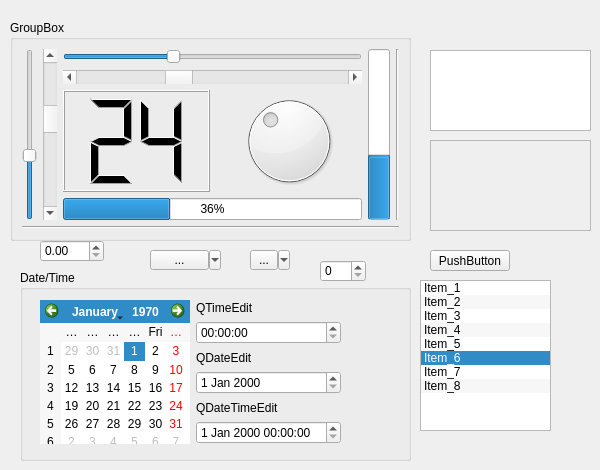
      <widget class="QWidget" name="tab_2">
       <attribute name="icon">
        <iconset resource="../qsscreator.qrc">
         <normaloff>:/res/qss_recent.png</normaloff>:/res/qss_recent.png</iconset>
       </attribute>
       <attribute name="title">
        <string>Tab 2</string>
       </attribute>
       <widget class="QSpinBox" name="spinBox">
        <property name="geometry">
         <rect>
          <x>320</x>
          <y>260</y>
          <width>46</width>
          <height>22</height>
         </rect>
        </property>
       </widget>
       <widget class="QDoubleSpinBox" name="doubleSpinBox">
        <property name="geometry">
         <rect>
          <x>40</x>
          <y>240</y>
          <width>64</width>
          <height>22</height>
         </rect>
        </property>
       </widget>
       <widget class="QGroupBox" name="groupBox_4">
        <property name="geometry">
         <rect>
          <x>20</x>
          <y>270</y>
          <width>391</width>
          <height>191</height>
         </rect>
        </property>
        <property name="title">
         <string>Date/Time</string>
        </property>
        <widget class="QWidget" name="">
         <property name="geometry">
          <rect>
           <x>20</x>
           <y>30</y>
           <width>301</width>
           <height>144</height>
          </rect>
         </property>
         <layout class="QHBoxLayout" name="horizontalLayout_6">
          <item>
           <widget class="QCalendarWidget" name="calendarWidget">
            <property name="selectedDate">
             <date>
              <year>1970</year>
              <month>1</month>
              <day>1</day>
             </date>
            </property>
           </widget>
          </item>
          <item>
           <layout class="QVBoxLayout" name="verticalLayout_10">
            <item>
             <widget class="QLabel" name="label_4">
              <property name="text">
               <string notr="true">QTimeEdit</string>
              </property>
             </widget>
            </item>
            <item>
             <widget class="QTimeEdit" name="timeEdit"/>
            </item>
            <item>
             <widget class="QLabel" name="label_5">
              <property name="text">
               <string notr="true">QDateEdit</string>
              </property>
             </widget>
            </item>
            <item>
             <widget class="QDateEdit" name="dateEdit"/>
            </item>
            <item>
             <widget class="QLabel" name="label_6">
              <property name="text">
               <string notr="true">QDateTimeEdit</string>
              </property>
             </widget>
            </item>
            <item>
             <widget class="QDateTimeEdit" name="dateTimeEdit"/>
            </item>
           </layout>
          </item>
         </layout>
        </widget>
       </widget>
       <widget class="QGroupBox" name="groupBox_5">
        <property name="geometry">
         <rect>
          <x>10</x>
          <y>20</y>
          <width>401</width>
          <height>221</height>
         </rect>
        </property>
        <property name="title">
         <string>GroupBox</string>
        </property>
        <layout class="QHBoxLayout" name="horizontalLayout_4">
         <item>
          <layout class="QGridLayout" name="gridLayout_2">
           <item row="0" column="0" rowspan="4">
            <widget class="QSlider" name="verticalSlider">
             <property name="value">
              <number>36</number>
             </property>
             <property name="orientation">
              <enum>Qt::Vertical</enum>
             </property>
            </widget>
           </item>
           <item row="0" column="1" rowspan="4">
            <widget class="QScrollBar" name="verticalScrollBar">
             <property name="value">
              <number>36</number>
             </property>
             <property name="orientation">
              <enum>Qt::Vertical</enum>
             </property>
            </widget>
           </item>
           <item row="0" column="2" colspan="2">
            <widget class="QSlider" name="horizontalSlider">
             <property name="value">
              <number>36</number>
             </property>
             <property name="orientation">
              <enum>Qt::Horizontal</enum>
             </property>
            </widget>
           </item>
           <item row="0" column="4" rowspan="4">
            <widget class="QProgressBar" name="progressBar_2">
             <property name="value">
              <number>36</number>
             </property>
             <property name="orientation">
              <enum>Qt::Vertical</enum>
             </property>
             <property name="invertedAppearance">
              <bool>false</bool>
             </property>
            </widget>
           </item>
           <item row="0" column="5" rowspan="4">
            <widget class="Line" name="line_2">
             <property name="orientation">
              <enum>Qt::Vertical</enum>
             </property>
            </widget>
           </item>
           <item row="1" column="2" colspan="2">
            <widget class="QScrollBar" name="horizontalScrollBar">
             <property name="value">
              <number>36</number>
             </property>
             <property name="orientation">
              <enum>Qt::Horizontal</enum>
             </property>
            </widget>
           </item>
           <item row="2" column="2">
            <widget class="QLCDNumber" name="lcdNumber">
             <property name="smallDecimalPoint">
              <bool>false</bool>
             </property>
             <property name="digitCount">
              <number>2</number>
             </property>
             <property name="mode">
              <enum>QLCDNumber::Hex</enum>
             </property>
             <property name="segmentStyle">
              <enum>QLCDNumber::Filled</enum>
             </property>
             <property name="value" stdset="0">
              <double>36.000000000000000</double>
             </property>
            </widget>
           </item>
           <item row="2" column="3">
            <widget class="QDial" name="dial">
             <property name="value">
              <number>36</number>
             </property>
            </widget>
           </item>
           <item row="3" column="2" colspan="2">
            <widget class="QProgressBar" name="progressBar">
             <property name="value">
              <number>36</number>
             </property>
            </widget>
           </item>
           <item row="4" column="0" colspan="6">
            <widget class="Line" name="line">
             <property name="orientation">
              <enum>Qt::Horizontal</enum>
             </property>
            </widget>
           </item>
          </layout>
         </item>
        </layout>
       </widget>
       <widget class="QColumnView" name="columnView">
        <property name="geometry">
         <rect>
          <x>430</x>
          <y>50</y>
          <width>161</width>
          <height>81</height>
         </rect>
        </property>
       </widget>
       <widget class="QFrame" name="frame">
        <property name="geometry">
         <rect>
          <x>430</x>
          <y>140</y>
          <width>161</width>
          <height>91</height>
         </rect>
        </property>
        <property name="frameShape">
         <enum>QFrame::StyledPanel</enum>
        </property>
        <property name="frameShadow">
         <enum>QFrame::Raised</enum>
        </property>
       </widget>
       <widget class="QListWidget" name="listWidget_2">
        <property name="geometry">
         <rect>
          <x>420</x>
          <y>280</y>
          <width>131</width>
          <height>151</height>
         </rect>
        </property>
        <property name="alternatingRowColors">
         <bool>true</bool>
        </property>
        <property name="spacing">
         <number>2</number>
        </property>
        <property name="currentRow">
         <number>5</number>
        </property>
        <item>
         <property name="text">
          <string notr="true">Item_1</string>
         </property>
         <property name="icon">
          <iconset resource="../qsscreator.qrc">
           <normaloff>:/res/template_new.png</normaloff>:/res/template_new.png</iconset>
         </property>
        </item>
        <item>
         <property name="text">
          <string notr="true">Item_2</string>
         </property>
         <property name="icon">
          <iconset resource="../qsscreator.qrc">
           <normaloff>:/res/qss_new.png</normaloff>:/res/qss_new.png</iconset>
         </property>
        </item>
        <item>
         <property name="text">
          <string notr="true">Item_3</string>
         </property>
         <property name="icon">
          <iconset resource="../qsscreator.qrc">
           <normaloff>:/res/qss_open.png</normaloff>:/res/qss_open.png</iconset>
         </property>
        </item>
        <item>
         <property name="text">
          <string notr="true">Item_4</string>
         </property>
         <property name="icon">
          <iconset resource="../qsscreator.qrc">
           <normaloff>:/res/qss_recent.png</normaloff>:/res/qss_recent.png</iconset>
         </property>
        </item>
        <item>
         <property name="text">
          <string notr="true">Item_5</string>
         </property>
         <property name="icon">
          <iconset resource="../qsscreator.qrc">
           <normaloff>:/res/qss_save.png</normaloff>:/res/qss_save.png</iconset>
         </property>
        </item>
        <item>
         <property name="text">
          <string>Item_6</string>
         </property>
         <property name="icon">
          <iconset resource="../qsscreator.qrc">
           <normaloff>:/res/qss_save_as.png</normaloff>:/res/qss_save_as.png</iconset>
         </property>
        </item>
        <item>
         <property name="text">
          <string notr="true">Item_7</string>
         </property>
         <property name="icon">
          <iconset resource="../qsscreator.qrc">
           <normaloff>:/res/script_code.png</normaloff>:/res/script_code.png</iconset>
         </property>
        </item>
        <item>
         <property name="text">
          <string notr="true">Item_8</string>
         </property>
         <property name="icon">
          <iconset resource="../qsscreator.qrc">
           <normaloff>:/res/script_code_red.png</normaloff>:/res/script_code_red.png</iconset>
         </property>
        </item>
       </widget>
       <widget class="QToolButton" name="toolButton_5">
        <property name="geometry">
         <rect>
          <x>150</x>
          <y>250</y>
          <width>71</width>
          <height>20</height>
         </rect>
        </property>
        <property name="text">
         <string>...</string>
        </property>
        <property name="popupMode">
         <enum>QToolButton::MenuButtonPopup</enum>
        </property>
       </widget>
       <widget class="QPushButton" name="pushButton_7">
        <property name="geometry">
         <rect>
          <x>430</x>
          <y>250</y>
          <width>80</width>
          <height>21</height>
         </rect>
        </property>
        <property name="text">
         <string>PushButton</string>
        </property>
       </widget>
       <widget class="QToolButton" name="toolButton_4">
        <property name="geometry">
         <rect>
          <x>250</x>
          <y>250</y>
          <width>40</width>
          <height>20</height>
         </rect>
        </property>
        <property name="text">
         <string>...</string>
        </property>
        <property name="popupMode">
         <enum>QToolButton::MenuButtonPopup</enum>
        </property>
       </widget>
      </widget>
